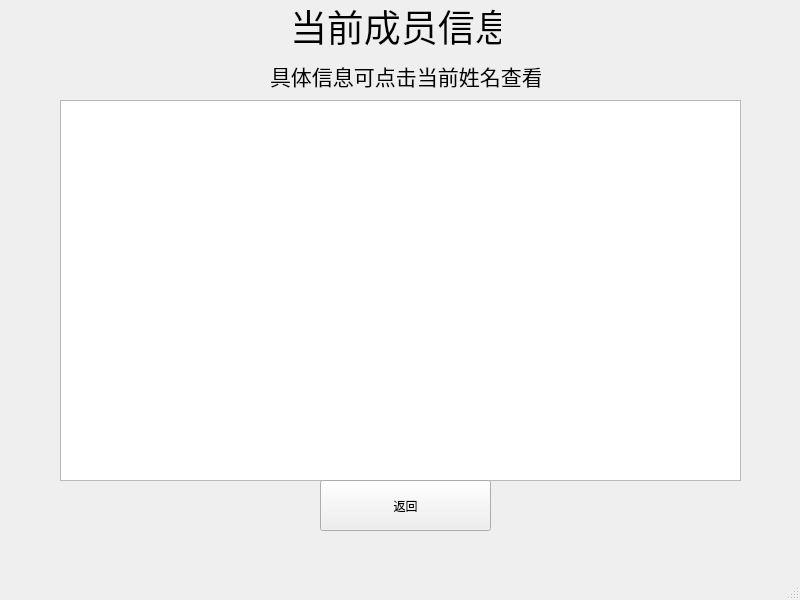
<?xml version="1.0" encoding="UTF-8"?>
<ui version="4.0">
 <class>MainWindow</class>
 <widget class="QMainWindow" name="MainWindow">
  <property name="geometry">
   <rect>
    <x>0</x>
    <y>0</y>
    <width>800</width>
    <height>600</height>
   </rect>
  </property>
  <property name="windowTitle">
   <string>MainWindow</string>
  </property>
  <widget class="QWidget" name="centralwidget">
   <widget class="QLabel" name="label">
    <property name="geometry">
     <rect>
      <x>290</x>
      <y>-20</y>
      <width>211</width>
      <height>91</height>
     </rect>
    </property>
    <property name="font">
     <font>
      <pointsize>28</pointsize>
     </font>
    </property>
    <property name="text">
     <string>当前成员信息</string>
    </property>
   </widget>
   <widget class="QLabel" name="label_2">
    <property name="geometry">
     <rect>
      <x>270</x>
      <y>50</y>
      <width>271</width>
      <height>51</height>
     </rect>
    </property>
    <property name="font">
     <font>
      <pointsize>16</pointsize>
     </font>
    </property>
    <property name="text">
     <string>具体信息可点击当前姓名查看</string>
    </property>
   </widget>
   <widget class="QTableWidget" name="tableWidget">
    <property name="geometry">
     <rect>
      <x>60</x>
      <y>100</y>
      <width>681</width>
      <height>381</height>
     </rect>
    </property>
   </widget>
   <widget class="QPushButton" name="pushButton">
    <property name="geometry">
     <rect>
      <x>320</x>
      <y>480</y>
      <width>171</width>
      <height>51</height>
     </rect>
    </property>
    <property name="text">
     <string>返回</string>
    </property>
   </widget>
  </widget>
  <widget class="QMenuBar" name="menubar">
   <property name="geometry">
    <rect>
     <x>0</x>
     <y>0</y>
     <width>800</width>
     <height>37</height>
    </rect>
   </property>
  </widget>
  <widget class="QStatusBar" name="statusbar"/>
 </widget>
 <resources/>
 <connections/>
</ui>
